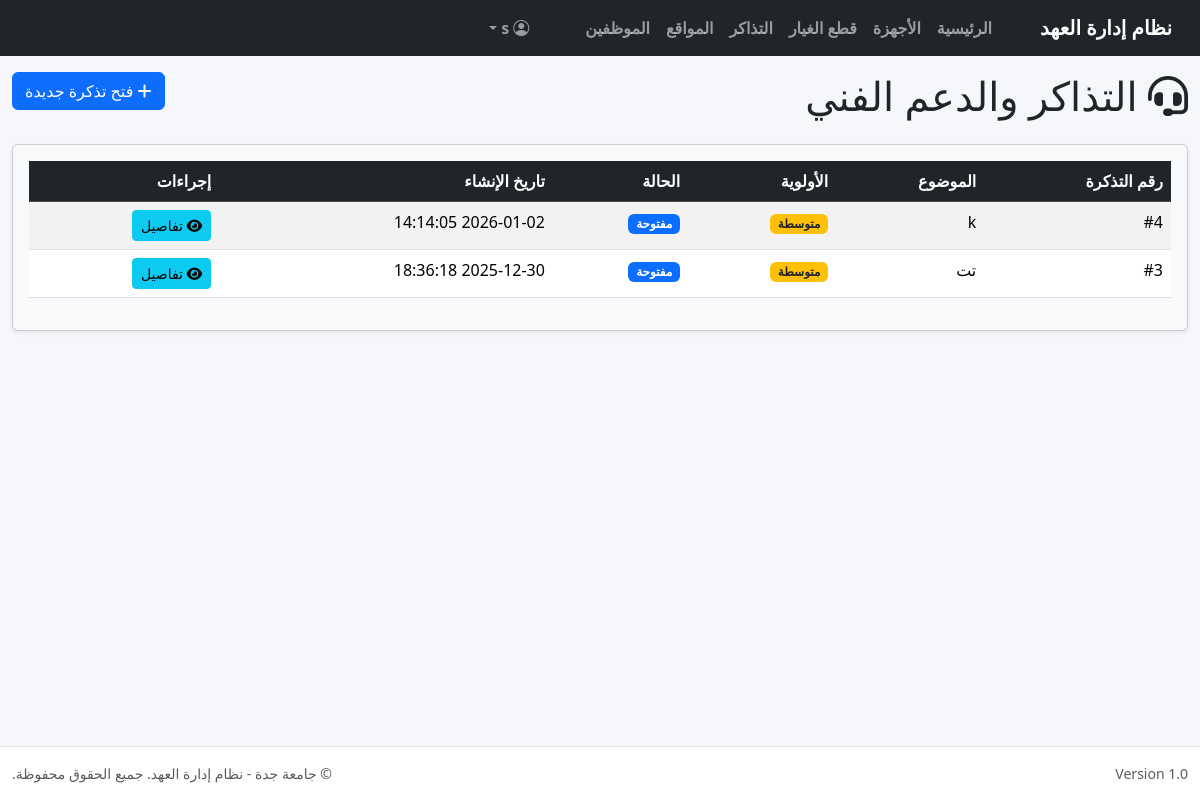
/index.php?page=tickets/index (signed in), run on the app's committed database.
### tables this page shows
CREATE TABLE `tickets` (
  `id` int(11) NOT NULL,
  `created_by` int(11) NOT NULL,
  `asset_id` int(11) DEFAULT NULL,
  `subject` varchar(255) NOT NULL,
  `description` text NOT NULL,
  `status` varchar(50) DEFAULT 'Open',
  `priority` varchar(50) DEFAULT 'Medium',
  `contact_info` varchar(255) DEFAULT NULL,
  `assigned_to` int(11) DEFAULT NULL,
  `created_at` datetime DEFAULT current_timestamp(),
  `team` varchar(50) NOT NULL DEFAULT 'field_it',
  `requested_for_user_id` int(11) DEFAULT NULL
);

### app/controllers/TicketsController.php (called while the page is built, shortened)
<?php
class TicketsController extends Controller {
    private $ticketModel;
    public function __construct() {
        $this->ticketModel = $this->model('Ticket');
    }
    public function index() {
        if (function_exists('isSuperAdmin') && isSuperAdmin()) {
            $tickets = $this->ticketModel->getAll();
        } elseif (function_exists('isManager') && isManager() && method_exists($this->ticketModel, 'getTicketsByManagerId')) {
            $tickets = $this->ticketModel->getTicketsByManagerId($_SESSION['user_id']);
        } elseif (function_exists('isManager') && isManager()) {
            $tickets = $this->ticketModel->getAll();
        } else {
            $tickets = $this->ticketModel->getTicketsByUserId($_SESSION['user_id']);
        }
        $this->view('tickets/index', ['tickets' => $tickets]);
    }
}

### app/libraries/Database.php (called while the page is built, shortened)
<?php
class Database {
    private $host = 'localhost';
    private $user = 'root';
    private $pass = '';
    private $dbname = 'it_inventory';
    private $dbh;
    private $stmt;
    public function __construct() {
        $dsn = 'mysql:host=' . $this->host . ';dbname=' . $this->dbname;
        $options = array(
            PDO::ATTR_PERSISTENT => true,
            PDO::ATTR_ERRMODE => PDO::ERRMODE_EXCEPTION
        );
        try {
            $this->dbh = new PDO($dsn, $this->user, $this->pass, $options);
        } catch(PDOException $e) {
            $this->error = $e->getMessage();
            echo $this->error;
        }
    }
    public function query($sql) {
        $this->stmt = $this->dbh->prepare($sql);
    }
    public function execute() {
        return $this->stmt->execute();
    }
    public function resultSet() {
        $this->execute();
        return $this->stmt->fetchAll(PDO::FETCH_OBJ);
    }
}

### app/models/Ticket.php (called while the page is built, shortened)
<?php
class Ticket {
    private $db;
    public function __construct() {
        $this->db = new Database;
    }
    public function getAll() {
        $this->db->query("
            SELECT
                t.*,
                u.name AS user_name,
                u.email AS user_email,
                rf.name AS requested_for_name,
                au.name AS assigned_to_name,
                a.asset_tag, a.brand, a.model
            FROM tickets t
            JOIN users u ON t.created_by = u.id
            LEFT JOIN users rf ON t.requested_for_user_id = rf.id
            LEFT JOIN users au ON t.assigned_to = au.id
            LEFT JOIN assets a ON t.asset_id = a.id
            ORDER BY t.created_at DESC
        ");
        return $this->db->resultSet();
    }
}

### app/views/tickets/index.php (the view, shortened to what this page needs)
<?php require APPROOT . '/views/inc/header.php'; ?>
<div class="row mb-3">
    <div class="col-md-6">
        <h1><i class="fa fa-headset"></i> التذاكر والدعم الفني</h1>
    </div>
    <div class="col-md-6 text-start">
        <a href="<?php echo URLROOT; ?>/index.php?page=Tickets/add" class="btn btn-primary">
            <i class="fa fa-plus"></i> فتح تذكرة جديدة
        </a>
    </div>
</div>
<div class="card card-body bg-light mt-2 shadow-sm">
    <div class="table-responsive">
        <table class="table table-hover table-striped bg-white">
            <thead class="table-dark">
                <tr>
                    <th>رقم التذكرة</th>
                    <th>الموضوع</th>
                    <th>الأولوية</th>
                    <th>الحالة</th>
                    <th>تاريخ الإنشاء</th>
                    <th>إجراءات</th>
                </tr>
            </thead>
            <tbody>
                <?php if(empty($data['tickets'])): ?>
                    <tr>
                        <td colspan="6" class="text-center">لا توجد تذاكر حالياً.</td>
                    </tr>
                <?php else: ?>
                    <?php foreach($data['tickets'] as $ticket) : ?>
                        <tr>
                            <td>#<?php echo $ticket->id; ?></td>
                            <td><?php echo $ticket->description; ?></td>
                            <td>
                                <?php if($ticket->priority == 'High'): ?>
                                    <span class="badge bg-danger">عالية</span>
                                <?php elseif($ticket->priority == 'Medium'): ?>
                                    <span class="badge bg-warning text-dark">متوسطة</span>
                                <?php else: ?>
                                    <span class="badge bg-success">عادية</span>
                                <?php endif; ?>
                            </td>
                            <td>
                                <?php if($ticket->status == 'Open'): ?>
                                    <span class="badge bg-primary">مفتوحة</span>
                                <?php elseif($ticket->status == 'Closed'): ?>
                                    <span class="badge bg-secondary">مغلقة</span>
                                <?php else: ?>
                                    <span class="badge bg-info text-dark"><?php echo $ticket->status; ?></span>
                                <?php endif; ?>
                            </td>
                            <td><?php echo $ticket->created_at; ?></td>
                            <td>
                                <a href="<?php echo URLROOT; ?>/index.php?page=Tickets/show&id=<?php echo $ticket->id; ?>" class="btn btn-info btn-sm">
                                    <i class="fa fa-eye"></i> تفاصيل
                                </a>
                            </td>
                        </tr>
                    <?php endforeach; ?>
                <?php endif; ?>
            </tbody>
        </table>
    </div>
</div>
<?php require APPROOT . '/views/inc/footer.php'; ?>

### app/views/layouts/header.php (style rules this page uses)
html, body { height: 100%; }
body { min-height: 100vh; display: flex; flex-direction: column; background: #f6f7fb; }

### data on the page
tickets: id "4", description "k", priority "متوسطة", status "مفتوحة", created_at "2026-01-02 14:14:05"
tickets: id "3", description "تت", priority "متوسطة", status "مفتوحة", created_at "2025-12-30 18:36:18"

### other printed values
SITENAME "نظام إدارة العهد"
